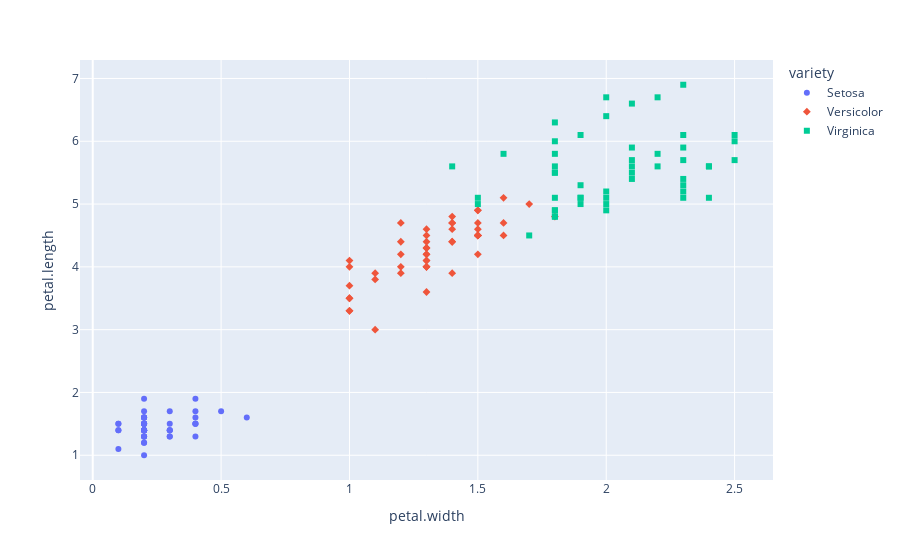

Notebook cell for this chart:
### Markdown cell above
## Visualize the features and target (variety)

### Code cell
fig = px.scatter(iris_df, x="petal.width", y="petal.length", 
                 color="variety", symbol="variety")
fig.show()

### Figure 1 — Plotly figure (JSON) as saved in the notebook; plotly's stock layout.template omitted (floating-point values rounded to 4 significant figures)
{"data": [{"hovertemplate": "variety=Setosa<br>petal.width=%{x}<br>petal.length=%{y}<extra></extra>", "legendgroup": "Setosa", "marker": {"color": "#636efa", "symbol": "circle"}, "mode": "markers", "name": "Setosa", "orientation": "v", "showlegend": true, "type": "scatter", "x": [0.2, 0.2, 0.2, 0.2, 0.2, 0.4, 0.3, 0.2, 0.2, 0.1, 0.2, 0.2, 0.1, 0.1, 0.2, 0.4, 0.4, 0.3, 0.3, 0.3, 0.2, 0.4, 0.2, 0.5, 0.2, 0.2, 0.4, 0.2, 0.2, 0.2, 0.2, 0.4, 0.1, 0.2, 0.2, 0.2, 0.2, 0.1, 0.2, 0.2, 0.3, 0.3, 0.2, 0.6, 0.4, 0.3, 0.2, 0.2, 0.2, 0.2], "xaxis": "x", "y": [1.4, 1.4, 1.3, 1.5, 1.4, 1.7, 1.4, 1.5, 1.4, 1.5, 1.5, 1.6, 1.4, 1.1, 1.2, 1.5, 1.3, 1.4, 1.7, 1.5, 1.7, 1.5, 1.0, 1.7, 1.9, 1.6, 1.6, 1.5, 1.4, 1.6, 1.6, 1.5, 1.5, 1.4, 1.5, 1.2, 1.3, 1.4, 1.3, 1.5, 1.3, 1.3, 1.3, 1.6, 1.9, 1.4, 1.6, 1.4, 1.5, 1.4], "yaxis": "y"}, {"hovertemplate": "variety=Versicolor<br>petal.width=%{x}<br>petal.length=%{y}<extra></extra>", "legendgroup": "Versicolor", "marker": {"color": "#EF553B", "symbol": "diamond"}, "mode": "markers", "name": "Versicolor", "orientation": "v", "showlegend": true, "type": "scatter", "x": [1.4, 1.5, 1.5, 1.3, 1.5, 1.3, 1.6, 1.0, 1.3, 1.4, 1.0, 1.5, 1.0, 1.4, 1.3, 1.4, 1.5, 1.0, 1.5, 1.1, 1.8, 1.3, 1.5, 1.2, 1.3, 1.4, 1.4, 1.7, 1.5, 1.0, 1.1, 1.0, 1.2, 1.6, 1.5, 1.6, 1.5, 1.3, 1.3, 1.3, 1.2, 1.4, 1.2, 1.0, 1.3, 1.2, 1.3, 1.3, 1.1, 1.3], "xaxis": "x", "y": [4.7, 4.5, 4.9, 4.0, 4.6, 4.5, 4.7, 3.3, 4.6, 3.9, 3.5, 4.2, 4.0, 4.7, 3.6, 4.4, 4.5, 4.1, 4.5, 3.9, 4.8, 4.0, 4.9, 4.7, 4.3, 4.4, 4.8, 5.0, 4.5, 3.5, 3.8, 3.7, 3.9, 5.1, 4.5, 4.5, 4.7, 4.4, 4.1, 4.0, 4.4, 4.6, 4.0, 3.3, 4.2, 4.2, 4.2, 4.3, 3.0, 4.1], "yaxis": "y"}, {"hovertemplate": "variety=Virginica<br>petal.width=%{x}<br>petal.length=%{y}<extra></extra>", "legendgroup": "Virginica", "marker": {"color": "#00cc96", "symbol": "square"}, "mode": "markers", "name": "Virginica", "orientation": "v", "showlegend": true, "type": "scatter", "x": [2.5, 1.9, 2.1, 1.8, 2.2, 2.1, 1.7, 1.8, 1.8, 2.5, 2.0, 1.9, 2.1, 2.0, 2.4, 2.3, 1.8, 2.2, 2.3, 1.5, 2.3, 2.0, 2.0, 1.8, 2.1, 1.8, 1.8, 1.8, 2.1, 1.6, 1.9, 2.0, 2.2, 1.5, 1.4, 2.3, 2.4, 1.8, 1.8, 2.1, 2.4, 2.3, 1.9, 2.3, 2.5, 2.3, 1.9, 2.0, 2.3, 1.8], "xaxis": "x", "y": [6.0, 5.1, 5.9, 5.6, 5.8, 6.6, 4.5, 6.3, 5.8, 6.1, 5.1, 5.3, 5.5, 5.0, 5.1, 5.3, 5.5, 6.7, 6.9, 5.0, 5.7, 4.9, 6.7, 4.9, 5.7, 6.0, 4.8, 4.9, 5.6, 5.8, 6.1, 6.4, 5.6, 5.1, 5.6, 6.1, 5.6, 5.5, 4.8, 5.4, 5.6, 5.1, 5.1, 5.9, 5.7, 5.2, 5.0, 5.2, 5.4, 5.1], "yaxis": "y"}], "layout": {"legend": {"title": {"text": "variety"}, "tracegroupgap": 0}, "margin": {"t": 60}, "xaxis": {"anchor": "y", "domain": [0, 1], "title": {"text": "petal.width"}}, "yaxis": {"anchor": "x", "domain": [0, 1], "title": {"text": "petal.length"}}}}
